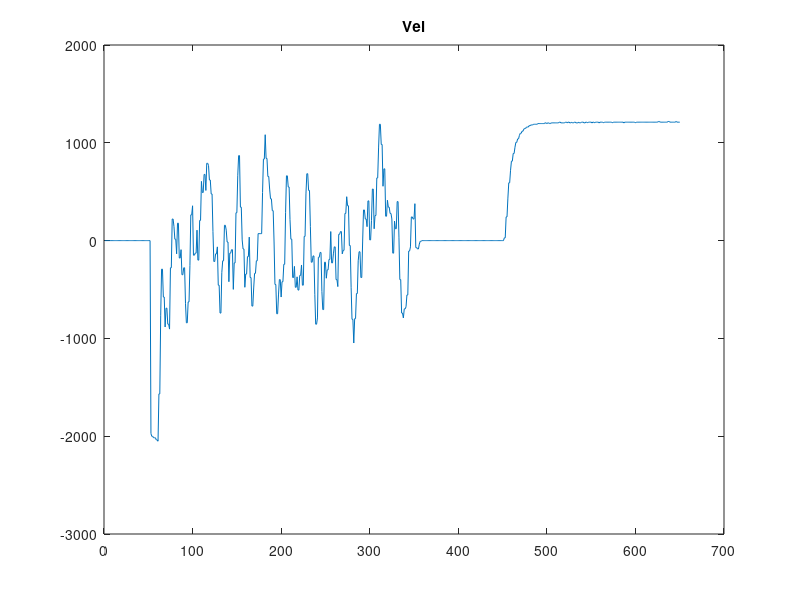
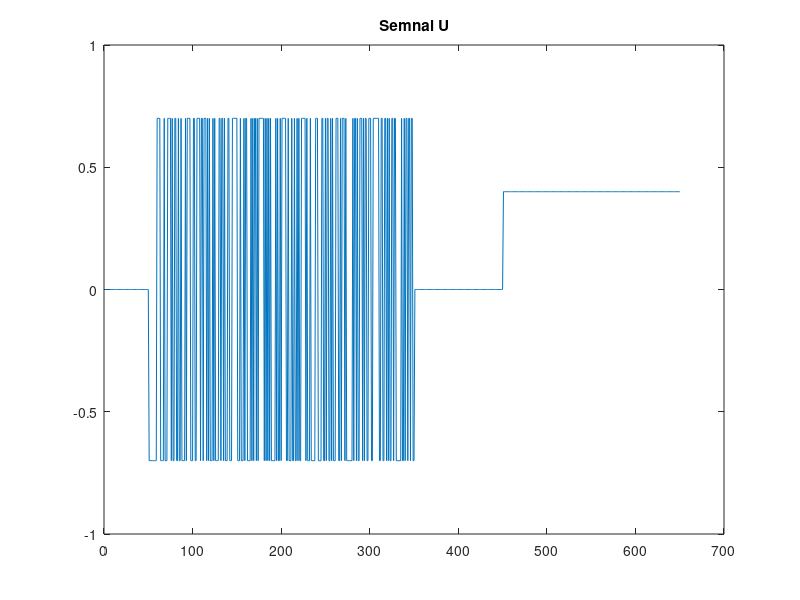

Here is the MATLAB script that generated these plots, in order: (Note: this script raises an error after producing the figures.)
%clear;
clc;
close all;

load ('valori_lab6.mat')

 plot(vel);title("Vel")
 figure
 plot(u);title("Semnal U")

N=380;
u1=u(1:N);
vel1=vel(1:N);

u2=u(N+1:end);
vel2=vel(N+1:end);

t1=t(1:N);
t2=t(N:end);

na=5;
nb=5;
nk=1;

idata=iddata(vel1',u1,t1(2)-t1(1));
modelarx=arx(idata,[na nb nk]);

yhat=lsim(modelarx,u1);
%compare(modelarx,idata)



RUid = zeros(length(u1), na + nb);
nv=na*(na>=nb)+nb*(nb>na);
for i=1:length(u1)
    for j=1:nv
        
      %  RU(i,j)=-vel(abs(j-i)+1)*(i-j>=0)+0*(j<=Na);
      if (i-j>0)&&(j<=na)
            RUid(i,j)=-yhat(i-j);
        elseif(j<=na)
             RUid(i,j)=0;
      end
        
        if (i-j>0)&&(j<=nb)
            RUid(i,j+na)=u1(i-j);
        elseif(j<=nb)
             RUid(i,j+na)=0;
        end
    end
end

teta=RUid\yhat;
A(1)=1;
A(2:na+1)=teta(1:na);

B(1)=0;
B(2:nb+1)=teta(na+1:end);

ivmodel=idpoly(A,B,1,1,1,0,t1(2)-t1(1));

yhat2=lsim(ivmodel,u2);

figure
plot(yhat2)
hold on
plot(vel2)



